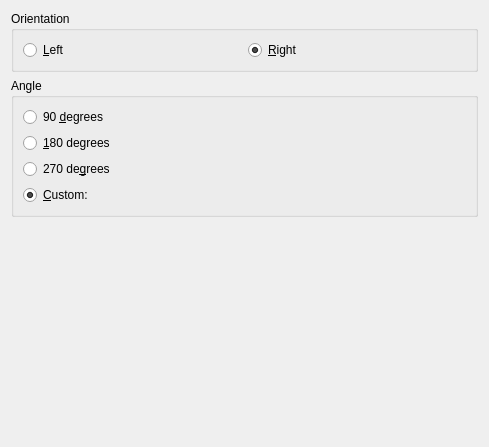
<?xml version="1.0" encoding="UTF-8"?>
<ui version="4.0">
 <author>
    SPDX-FileCopyrightText: none
    SPDX-License-Identifier: GPL-3.0-or-later
  </author>
 <class>WdgRotateImage</class>
 <widget class="QWidget" name="WdgRotateImage">
  <property name="geometry">
   <rect>
    <x>0</x>
    <y>0</y>
    <width>489</width>
    <height>447</height>
   </rect>
  </property>
  <property name="windowTitle">
   <string>Rotate Image</string>
  </property>
  <layout class="QGridLayout">
   <item row="0" column="0">
    <widget class="QGroupBox" name="grpDirection">
     <property name="title">
      <string>Orientation</string>
     </property>
     <layout class="QGridLayout">
      <item row="0" column="1">
       <widget class="QRadioButton" name="radioCW">
        <property name="text">
         <string>&amp;Right</string>
        </property>
        <property name="checked">
         <bool>true</bool>
        </property>
       </widget>
      </item>
      <item row="0" column="0">
       <widget class="QRadioButton" name="radioCCW">
        <property name="text">
         <string>&amp;Left</string>
        </property>
       </widget>
      </item>
     </layout>
    </widget>
   </item>
   <item row="1" column="0">
    <widget class="QGroupBox" name="grpAngle">
     <property name="title">
      <string>Angle</string>
     </property>
     <layout class="QVBoxLayout">
      <item>
       <widget class="QRadioButton" name="radio90">
        <property name="text">
         <string>90 &amp;degrees</string>
        </property>
       </widget>
      </item>
      <item>
       <widget class="QRadioButton" name="radio180">
        <property name="text">
         <string>&amp;180 degrees</string>
        </property>
       </widget>
      </item>
      <item>
       <widget class="QRadioButton" name="radio270">
        <property name="text">
         <string>270 de&amp;grees</string>
        </property>
       </widget>
      </item>
      <item>
       <layout class="QHBoxLayout">
        <property name="leftMargin">
         <number>0</number>
        </property>
        <property name="topMargin">
         <number>0</number>
        </property>
        <property name="rightMargin">
         <number>0</number>
        </property>
        <property name="bottomMargin">
         <number>0</number>
        </property>
        <item>
         <widget class="QRadioButton" name="radioCustom">
          <property name="text">
           <string>&amp;Custom:</string>
          </property>
          <property name="checked">
           <bool>true</bool>
          </property>
         </widget>
        </item>
        <item>
         <widget class="KisAngleSelector" name="angleSelectorCustom" native="true"/>
        </item>
        <item>
         <spacer name="horizontalSpacer">
          <property name="orientation">
           <enum>Qt::Horizontal</enum>
          </property>
          <property name="sizeHint" stdset="0">
           <size>
            <width>40</width>
            <height>20</height>
           </size>
          </property>
         </spacer>
        </item>
       </layout>
      </item>
     </layout>
    </widget>
   </item>
   <item row="2" column="0">
    <spacer name="spacer4">
     <property name="orientation">
      <enum>Qt::Vertical</enum>
     </property>
     <property name="sizeType">
      <enum>QSizePolicy::Expanding</enum>
     </property>
     <property name="sizeHint" stdset="0">
      <size>
       <width>20</width>
       <height>91</height>
      </size>
     </property>
    </spacer>
   </item>
  </layout>
 </widget>
 <customwidgets>
  <customwidget>
   <class>KisAngleSelector</class>
   <extends>QWidget</extends>
   <header location="global">KisAngleSelector.h</header>
   <container>1</container>
  </customwidget>
 </customwidgets>
 <resources/>
 <connections/>
</ui>
